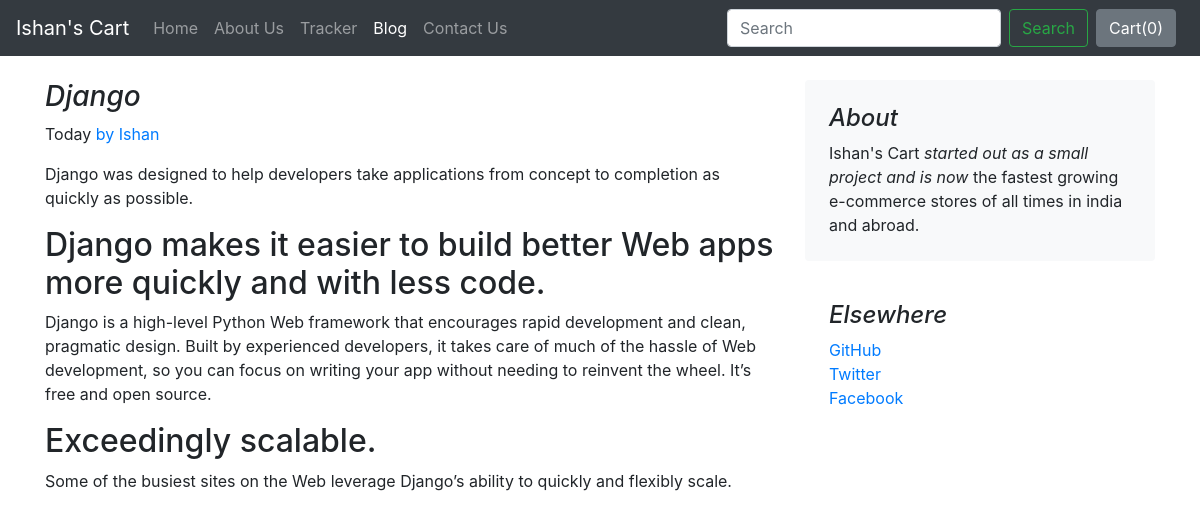
The app's page /blog/blogpost/3 with its own data.
### blog/models.py (models this page shows)
class Blogpost(models.Model):
    post_id = models.AutoField(primary_key=True)
    title = models.CharField(max_length=50)
    head0 = models.CharField(max_length=500, default="")
    chead0 = models.CharField(max_length=5000, default="")
    head1 = models.CharField(max_length=500, default="")
    chead1 = models.CharField(max_length=5000, default="")
    head2 = models.CharField(max_length=500, default="")
    chead2 = models.CharField(max_length=5000, default="")
    pub_date = models.DateField()
    thumbnail = models.ImageField(upload_to='shop/images', default="")
    def __str__(self):
        return self.title

### blog/views.py (the view)
# urls.py: path("blogpost/<int:id>", views.blogpost, name="blogpost")
def blogpost(request, id):
    post = Blogpost.objects.filter(post_id = id)[0]
    print(post)
    return render(request, 'blog/blogpost.html',
                  {'post':post})

### blog/templates/blog/blogpost.html (shortened to what this page needs)
{% extends 'blog/basic.html' %}
{% block body %}
<div class="container">
    <div class="row mt-4">
        <div class="col-md-8 blog-main">
            <h3 class="font-italic">
                {{post.title}}
            </h3>
            <div class="blog-post">
                <p class="blog-post-meta">Today<a href="#"> by Ishan</a></p>
                <p>{{post.chead0}}</p>
                <h2>{{post.head1}}</h2>
                <p>{{post.chead1}}</p>
                <h2>{{post.head2}}</h2>
                <p>{{post.chead2}}</p>
            </div>
        </div>
        <aside class="col-md-4 blog-sidebar">
            <div class="p-4 mb-3 bg-light rounded">
                <h4 class="font-italic">About</h4>
                <p class="mb-0">Ishan's Cart <em>started out as a small project and is now</em> the fastest growing e-commerce stores of all times in india and abroad.</p>
            </div>
            <div class="p-4">
                <h4 class="font-italic">Elsewhere</h4>
                <ol class="list-unstyled">
                    <li><a href="#">GitHub</a></li>
                    <li><a href="#">Twitter</a></li>
                    <li><a href="#">Facebook</a></li>
                </ol>
            </div>
        </aside>
    </div>
</div>
{% endblock %}

### records on screen
Blogpost: title "Django", chead0 "Django was designed to help developers take applications from concept to completion as quickly as possible.", head1 "Django makes it easier to build better Web apps more quickly and with less code.", chead1 "Django is a high-level Python Web framework that encourages rapid development and clean, pragmatic design. Built by experienced developers, it takes care of much of the hassle of Web development, so you can focus on writing your app without needing to reinvent the wheel. It’s free and open source.", head2 "Exceedingly scalable.", chead2 "Some of the busiest sites on the Web leverage Django’s ability to quickly and flexibly scale."
